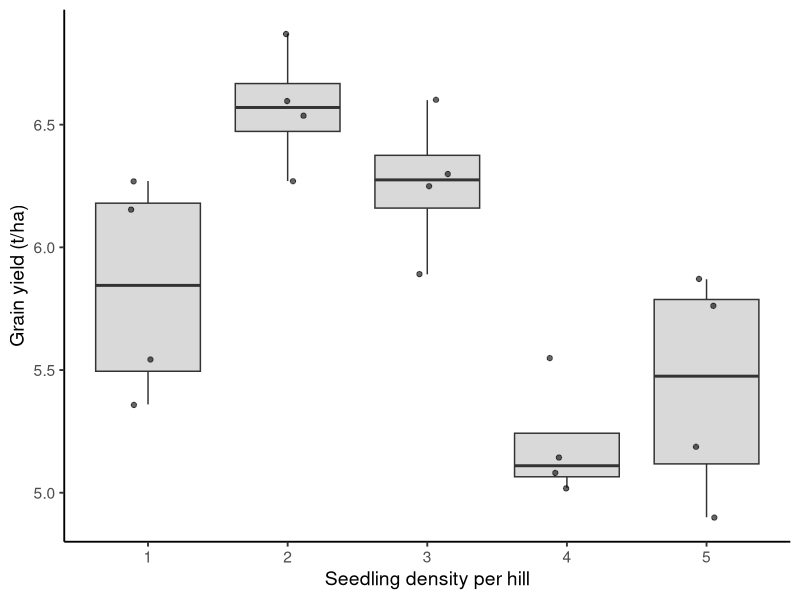
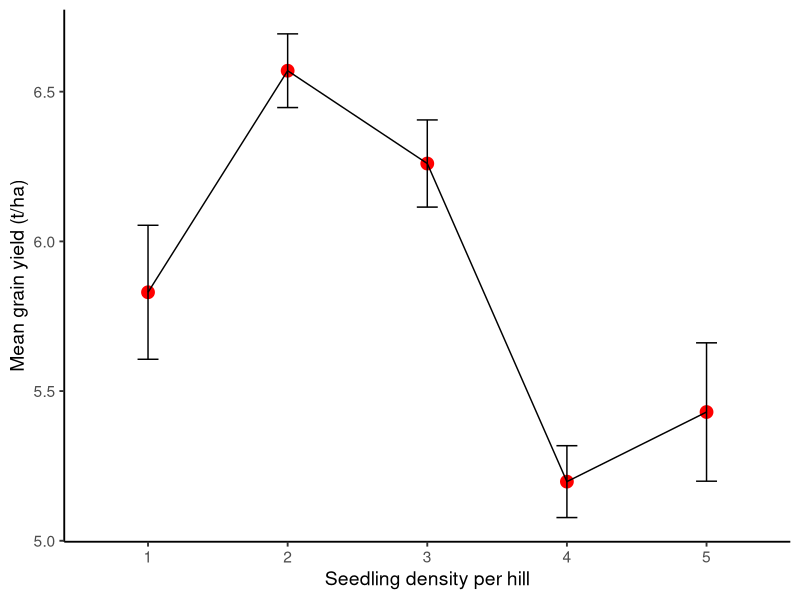
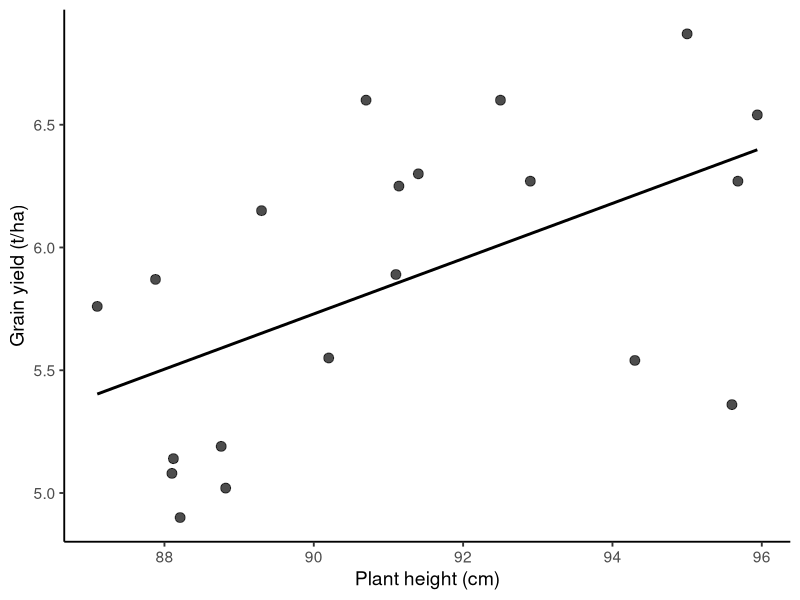
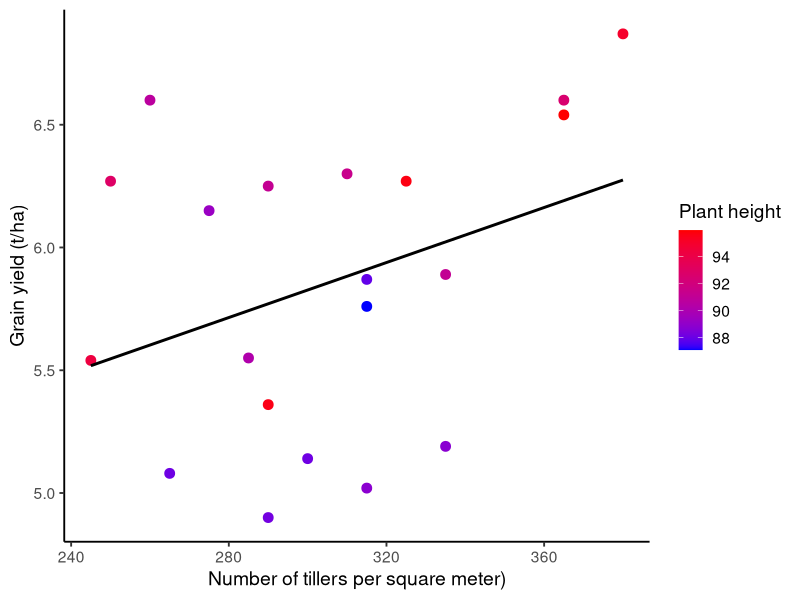
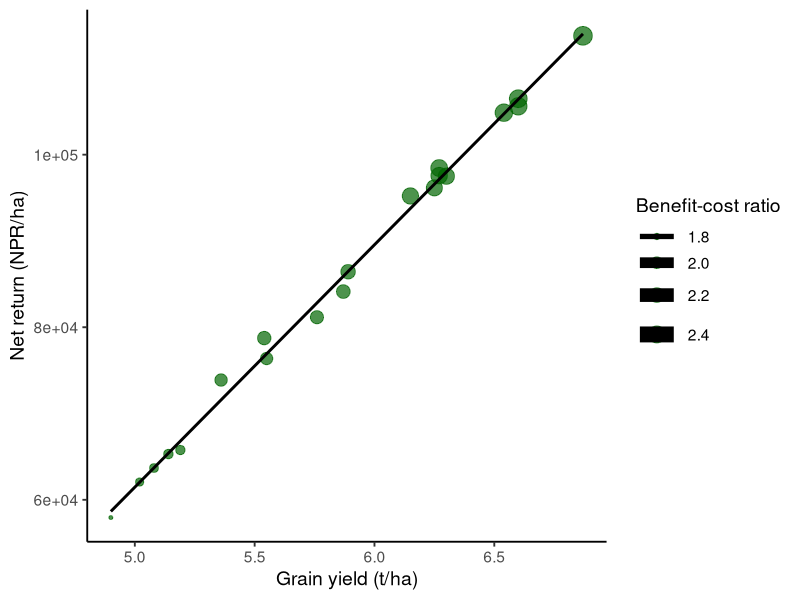
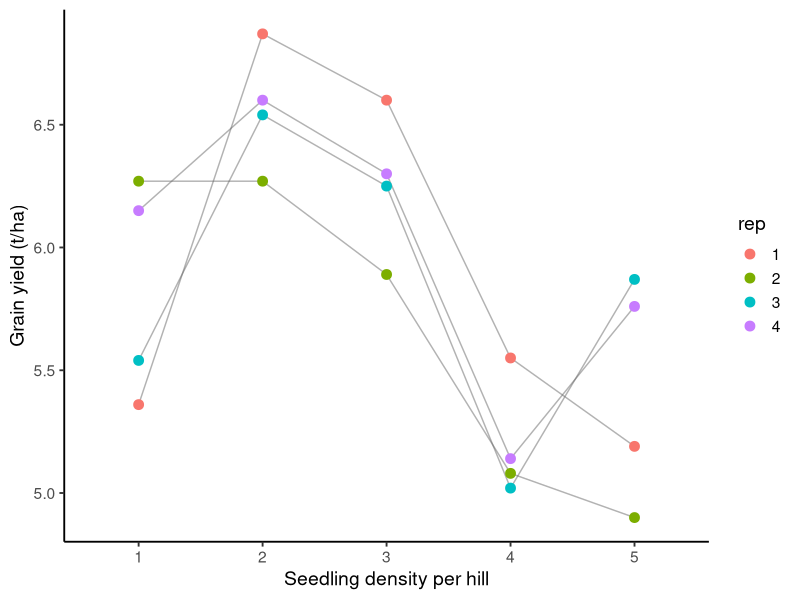
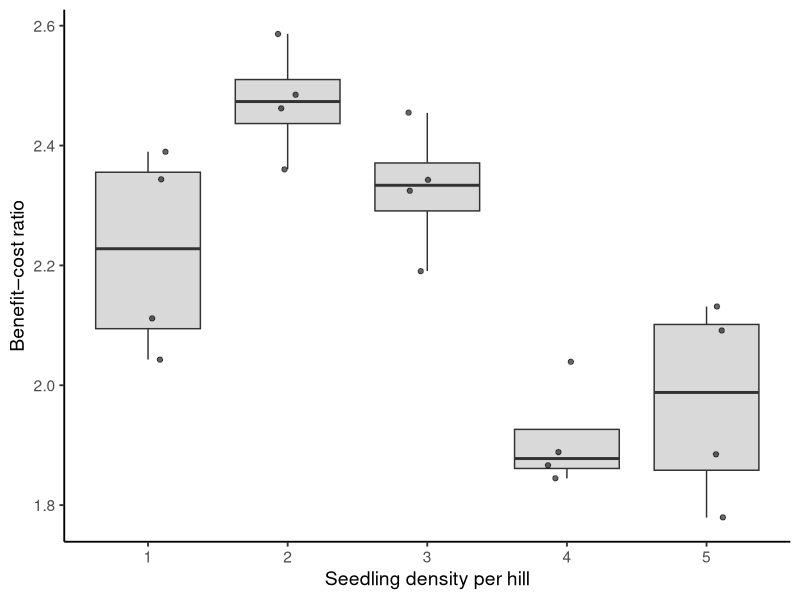
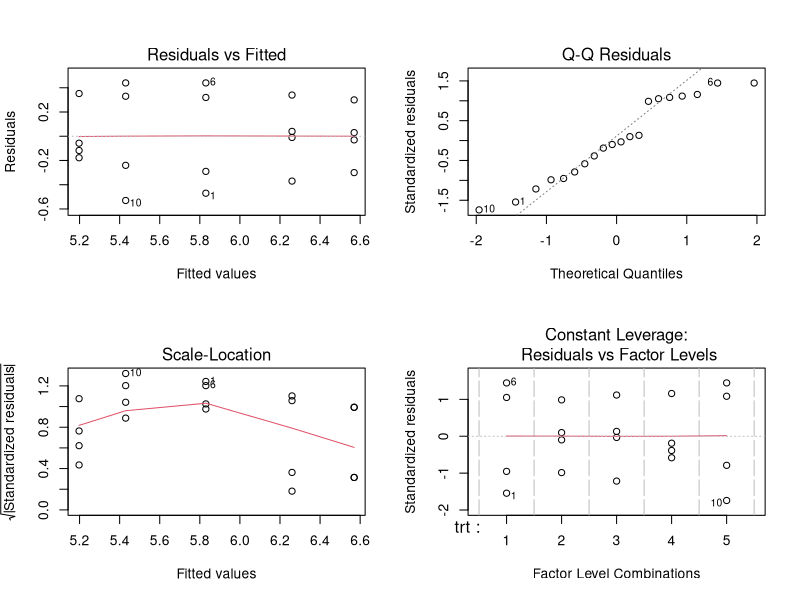

Write the R code that produced these figures, in order.
## ---- chunk 1
library(readr)
library(dplyr)
library(tidyverse)

data <- read.csv("ProjectData.csv")

data <- data %>%
  mutate(rep = as.factor(rep),trt = as.factor(trt))

str(data)
summary(data)
## ---- chunk 2
ggplot(data, aes(x = trt, y = gy)) +
  geom_boxplot(fill = "grey85", outlier.shape = NA) +
  geom_jitter(width = 0.15, alpha = 0.6, size = 1.5) +
  labs(x = "Seedling density per hill", 
       y = "Grain yield (t/ha)") +
  theme_classic(base_size = 14)
## ---- chunk 3
ggplot(data, aes(x = trt, y = gy)) +
  stat_summary(fun = mean, geom = "point", size = 4, color = "red") +
  stat_summary(fun = mean, geom = "line", aes(group = 1)) +
  stat_summary(fun.data = mean_se, geom = "errorbar", width = 0.15) +
  labs(x = "Seedling density per hill", 
       y = "Mean grain yield (t/ha)") +
  theme_classic(base_size = 14)
## ---- chunk 4
ggplot(data, aes(x = ph, y = gy)) +
  geom_point(size = 3, alpha = 0.7) +
  geom_smooth(method = "lm", se = FALSE, color = "black") +
  labs(x = "Plant height (cm)",
       y = "Grain yield (t/ha)") +
  theme_classic(base_size = 14)
## ---- chunk 5
ggplot(data, aes(x = nt, y = gy, color = ph)) +
  geom_point(size = 3) +
  geom_smooth(method = "lm", se = FALSE, color = "black") +
  scale_color_gradient(low = "blue", high = "red") +
  labs(x = "Number of tillers per square meter)",
       y = "Grain yield (t/ha)",
       color = "Plant height") +
  theme_classic(base_size = 14)
## ---- chunk 6
ggplot(data, aes(x = gy, y = nr, size = bc)) +
  geom_point(alpha = 0.7, color = "darkgreen") +
  geom_smooth(method = "lm", se = FALSE, color = "black") +
  labs(x = "Grain yield (t/ha)",
       y = "Net return (NPR/ha)",
       size = "Benefit-cost ratio") +
  theme_classic(base_size = 14)
## ---- chunk 7
ggplot(data, aes(x = trt, y = gy, group = rep)) +
  geom_line(alpha = 0.5, color = "grey40") +
  geom_point(aes(color = rep), size = 3) +
  labs(x = "Seedling density per hill",
       y = "Grain yield (t/ha)") +
  theme_classic(base_size = 14)
## ---- chunk 8
ggplot(data, aes(x = trt, y = bc)) +
  geom_boxplot(fill = "grey85", outlier.shape = NA) +
  geom_jitter(width = 0.15, alpha = 0.6) +
  labs(x = "Seedling density per hill", 
       y = "Benefit–cost ratio") +
  theme_classic(base_size = 14)
## ---- chunk 9
model_gy <- lm(gy ~ trt, data = data)
summary(model_gy)
anova(model_gy)
## ---- chunk 10
library(emmeans)

emmeans_gy <- emmeans(model_gy, ~ trt)
pairs(emmeans_gy)
## ---- chunk 11
model_ph <- lm(gy ~ ph, data = data)
summary(model_ph)
## ---- chunk 12
model_multi <- lm(gy ~ ph + nt + et + fg + tgw, data = data)
summary(model_multi)
## ---- chunk 13
model_rcbd <- lm(gy ~ trt + rep, data = data)
summary(model_rcbd)
anova(model_rcbd)
## ---- chunk 14
par(mfrow = c(2,2))
plot(model_gy)
## ---- chunk 15
data_summary <- data %>%
  group_by(trt) %>%
  summarise(
    mean_gy = mean(gy),
    se_gy = sd(gy)/sqrt(n()),
    mean_nr = mean(nr),
    mean_bc = mean(bc))
data_summary
## ---- chunk 16
run_model <- function(response) {
  formula <- as.formula(paste(response, "~ trt"))
  model <- lm(formula, data = data)
  summary(model)
}

run_model("gy")
run_model("ph")
run_model("nt")
## ---- chunk 17
traits <- c("gy", "ph", "nt", "et", "fg")

results <- lapply(traits, function(x) {
  model <- lm(as.formula(paste(x, "~ trt")), data = data)
  anova(model)
})

names(results) <- traits
results
## ---- chunk 18
if(any(is.na(data))) {
  print("Missing values detected")
} else {
  print("No missing values in dataset")
}
